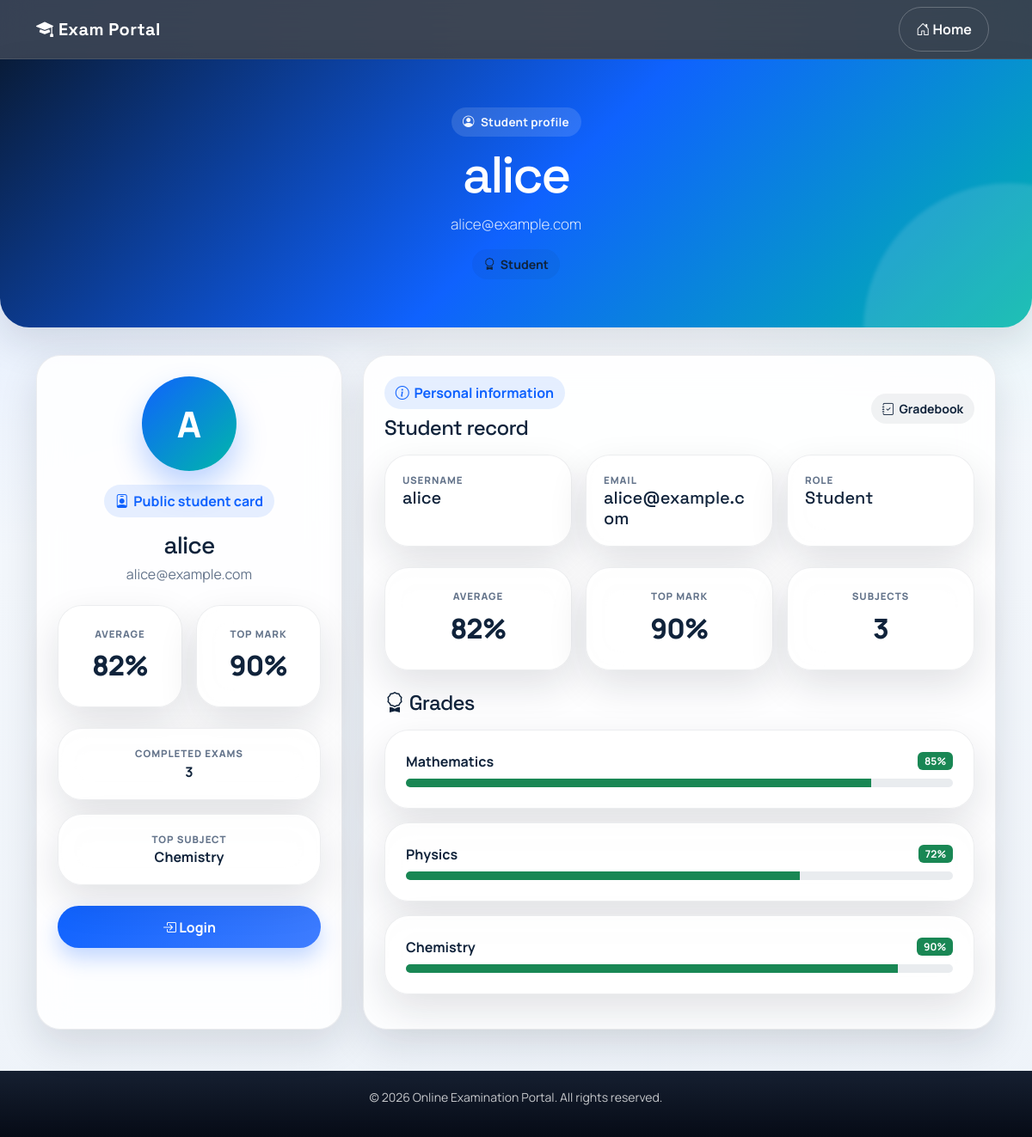
Page /student.php?id=2 on the committed database.
### tables this page shows
CREATE TABLE users (
    id INT AUTO_INCREMENT PRIMARY KEY,
    username VARCHAR(50) NOT NULL,
    password VARCHAR(50) NOT NULL,
    email VARCHAR(100),
    role ENUM('admin','student') DEFAULT 'student'
);

CREATE TABLE grades (
    id INT AUTO_INCREMENT PRIMARY KEY,
    student_id INT,
    subject VARCHAR(100),
    grade INT,
    FOREIGN KEY (student_id) REFERENCES users(id) ON DELETE CASCADE
);

### student.php (the view, shortened to what this page needs)
<?php
include 'db.php';
$id = $_GET['id'];
$query = "SELECT * FROM users WHERE id = $id";
$result = mysqli_query($conn, $query);
$student = mysqli_fetch_assoc($result);
$grades = [];
if ($student) {
    $grades_query = "SELECT * FROM grades WHERE student_id = $id";
    $grades_result = mysqli_query($conn, $grades_query);
    while ($row = mysqli_fetch_assoc($grades_result)) {
        $grades[] = $row;
    }
}
?>
<!DOCTYPE html>
<html lang="en">
<head>
    <link href="https://cdn.jsdelivr.net/npm/bootstrap@5.3.0/dist/css/bootstrap.min.css" rel="stylesheet">
    <link rel="stylesheet" href="https://cdn.jsdelivr.net/npm/bootstrap-icons@1.10.0/font/bootstrap-icons.css">
    <link rel="stylesheet" href="site.css">
</head>
<body>
    <nav class="navbar navbar-expand-lg navbar-dark bg-primary">
        <div class="container">
            <a class="navbar-brand" href="index.php"><i class="bi bi-mortarboard-fill"></i> Exam Portal</a>
            <div class="ms-auto">
                <a href="index.php" class="btn btn-outline-light me-2"><i class="bi bi-house-door"></i> Home</a>
            </div>
        </div>
    </nav>
    <?php if ($student): ?>
        <div class="profile-header text-center">
            <div class="container">
                <?php
                    $gradeCount = count($grades);
                    $gradeTotal = 0;
                    $topSubject = 'N/A';
                    $topScore = -1;
                    foreach ($grades as $grade) {
                        $gradeTotal += (int)$grade['grade'];
                        if ((int)$grade['grade'] > $topScore) {
                            $topScore = (int)$grade['grade'];
                            $topSubject = $grade['subject'];
                        }
                    }
                    $averageGrade = $gradeCount > 0 ? round($gradeTotal / $gradeCount) : 0;
                ?>
                <span class="hero-kicker"><i class="bi bi-person-circle"></i> Student profile</span>
                <h1 class="hero-title mb-3"><?php echo htmlspecialchars($student['username']); ?></h1>
                <p class="lead mb-3"><?php echo htmlspecialchars($student['email']); ?></p>
                <span class="pill"><i class="bi bi-award"></i> <?php echo ucfirst($student['role']); ?></span>
            </div>
        </div>
        <div class="container">
            <div class="row g-4 align-items-stretch justify-content-center">
                <div class="col-lg-4">
                    <div class="profile-card h-100 text-center">
                        <?php $initial = strtoupper(substr($student['username'], 0, 1)); ?>
                        <div class="profile-avatar mx-auto mb-3"><?php echo $initial; ?></div>
                        <span class="badge-soft mb-3"><i class="bi bi-person-badge"></i> Public student card</span>
                        <h3 class="section-heading mb-1"><?php echo htmlspecialchars($student['username']); ?></h3>
                        <p class="section-subtitle mb-4 text-break"><?php echo htmlspecialchars($student['email']); ?></p>
                        <div class="row g-3 mb-4">
                            <div class="col-6">
                                <div class="summary-card text-center h-100">
                                    <div class="metric-label">Average</div>
                                    <div class="metric-value"><?php echo $averageGrade; ?>%</div>
                                </div>
                            </div>
                            <div class="col-6">
                                <div class="summary-card text-center h-100">
                                    <div class="metric-label">Top mark</div>
                                    <div class="metric-value"><?php echo $topScore >= 0 ? $topScore : 0; ?>%</div>
                                </div>
                            </div>
                        </div>
                        <div class="info-grid mb-4">
                            <div class="info-card"><div class="stat-label">Completed exams</div><strong><?php echo $gradeCount > 0 ? $gradeCount : 0; ?></strong></div>
                            <div class="info-card"><div class="stat-label">Top subject</div><strong><?php echo htmlspecialchars($topSubject); ?></strong></div>
                        </div>
                        <?php if (isset($_SESSION['user_id'])): ?>
                            <a href="<?php echo $_SESSION['role'] == 'admin' ? 'admin_dashboard.php' : 'student_dashboard.php'; ?>" class="btn btn-primary w-100"><i class="bi bi-speedometer2"></i> Back to Dashboard</a>
                        <?php else: ?>
                            <a href="login.php" class="btn btn-primary w-100"><i class="bi bi-box-arrow-in-right"></i> Login</a>
                        <?php endif; ?>
                    </div>
                </div>
                <div class="col-lg-8">
                    <div class="profile-card">
                        <div class="d-flex justify-content-between align-items-center flex-wrap gap-2 mb-3">
                            <div>
                                <span class="badge-soft"><i class="bi bi-info-circle"></i> Personal information</span>
                                <h4 class="section-heading mt-2 mb-0">Student record</h4>
                            </div>
                            <span class="pill"><i class="bi bi-journal-check"></i> Gradebook</span>
                        </div>
                        <div class="row g-3 mb-4">
                            <div class="col-md-4"><div class="info-card"><div class="stat-label">Username</div><h5 class="mb-0"><?php echo htmlspecialchars($student['username']); ?></h5></div></div>
                            <div class="col-md-4"><div class="info-card"><div class="stat-label">Email</div><h5 class="mb-0 text-break"><?php echo htmlspecialchars($student['email']); ?></h5></div></div>
                            <div class="col-md-4"><div class="info-card"><div class="stat-label">Role</div><h5 class="mb-0"><?php echo ucfirst($student['role']); ?></h5></div></div>
                        </div>
                        <div class="row g-3 mb-4">
                            <div class="col-md-4"><div class="summary-card text-center"><div class="metric-label">Average</div><div class="metric-value"><?php echo $averageGrade; ?>%</div></div></div>
                            <div class="col-md-4"><div class="summary-card text-center"><div class="metric-label">Top mark</div><div class="metric-value"><?php echo $topScore >= 0 ? $topScore : 0; ?>%</div></div></div>
                            <div class="col-md-4"><div class="summary-card text-center"><div class="metric-label">Subjects</div><div class="metric-value"><?php echo $gradeCount; ?></div></div></div>
                        </div>
                        <h4 class="section-heading"><i class="bi bi-award"></i> Grades</h4>
                        <?php if (count($grades) > 0): ?>
                            <div class="mt-3">
                                <?php foreach ($grades as $grade): ?>
                                    <div class="list-card mb-3">
                                        <div class="d-flex justify-content-between align-items-center mb-2">
                                            <span><strong><?php echo htmlspecialchars($grade['subject']); ?></strong></span>
                                            <span class="badge <?php echo ($grade['grade'] >= 70) ? 'bg-success' : 'bg-warning text-dark'; ?>"><?php echo $grade['grade']; ?>%</span>
                                        </div>
                                        <div class="progress" style="height: 10px; border-radius: 999px;">
                                            <div class="progress-bar <?php echo ($grade['grade'] >= 70) ? 'bg-success' : 'bg-warning'; ?>" style="width: <?php echo (int)$grade['grade']; ?>%"></div>
                                        </div>
                                    </div>
                                <?php endforeach; ?>
                            </div>
                        <?php else: ?>
                            <p class="text-muted">No grades recorded yet.</p>
                        <?php endif; ?>
                    </div>
                </div>
            </div>
        </div>
    <?php else: ?>
        <div class="container mt-5">
            <div class="alert alert-danger"><i class="bi bi-exclamation-triangle"></i> Student not found.</div>
        </div>
    <?php endif; ?>
    <div class="footer mt-5" style="background: #2d3748; color: #cbd5e0; padding: 20px 0; text-align: center;">
        <div class="container">
            <p class="small">&copy; 2026 Online Examination Portal. All rights reserved.</p>
        </div>
    </div>
</body>
</html>

### site.css (style rules this page uses)
:root { --bg: #f4f7fb; --surface: rgba(255, 255, 255, 0.88); --surface-strong: #ffffff; --text: #10233b; --muted: #64748b; --primary: #0f62fe; --primary-dark: #0b4fd6; --accent: #00b8a9; --border: rgba(16, 35, 59, 0.08); --shadow: 0 18px 45px rgba(15, 23, 42, 0.12); --radius-xl: 28px; --radius-lg: 22px; --radius-md: 16px; }
* { box-sizing: border-box; }
html { scroll-behavior: smooth; }
body { font-family: 'Manrope', sans-serif; color: var(--text); background: radial-gradient(circle at top left, rgba(15, 98, 254, 0.12), transparent 36%), radial-gradient(circle at top right, rgba(0, 184, 169, 0.12), transparent 30%), linear-gradient(180deg, #f8fbff 0%, #eef3f9 100%); min-height: 100vh; }
h1, h2, h3, h4, h5, .navbar-brand, .section-heading { font-family: 'Space Grotesk', sans-serif; }
a { color: var(--primary); }
.navbar { backdrop-filter: blur(16px); background: rgba(8, 18, 36, 0.78) !important; border-bottom: 1px solid rgba(255, 255, 255, 0.1); }
.navbar-brand { font-weight: 700; letter-spacing: 0.02em; }
.page-hero, .dashboard-header, .forum-header, .profile-header, .exam-header { position: relative; overflow: hidden; margin-bottom: 2rem; padding: 3.5rem 0; color: #fff; border-radius: 0 0 34px 34px; background: linear-gradient(135deg, #091c39 0%, #0f62fe 52%, #00b8a9 100%); box-shadow: var(--shadow); }
.page-hero::after, .dashboard-header::after, .forum-header::after, .profile-header::after, .exam-header::after { content: ''; position: absolute; inset: auto -12% -55% auto; width: 340px; height: 340px; border-radius: 50%; background: rgba(255, 255, 255, 0.12); filter: blur(2px); }
.hero-kicker, .section-kicker { display: inline-flex; align-items: center; gap: 0.45rem; padding: 0.45rem 0.85rem; border-radius: 999px; background: rgba(255, 255, 255, 0.13); color: rgba(255, 255, 255, 0.95); font-size: 0.84rem; font-weight: 700; letter-spacing: 0.02em; }
.hero-title { font-size: clamp(2.25rem, 5vw, 4.6rem); line-height: 0.95; letter-spacing: -0.04em; margin: 1rem 0; }
.hero-copy, .lead { color: rgba(255, 255, 255, 0.86); font-size: 1.06rem; }
.btn { border-radius: 999px; padding: 0.8rem 1.2rem; font-weight: 700; }
.btn-primary { background: linear-gradient(135deg, var(--primary) 0%, #3f7dff 100%); border: 0; box-shadow: 0 12px 25px rgba(15, 98, 254, 0.25); }
.btn-outline-light { border-color: rgba(255, 255, 255, 0.24); }
.glass-card, .search-card, .stat-card, .feature-card, .info-card, .content-card, .auth-card, .profile-card, .comment-card, .exam-card, .list-card, .dashboard-panel, .summary-card { background: var(--surface); border: 1px solid var(--border); border-radius: var(--radius-xl); box-shadow: var(--shadow); backdrop-filter: blur(18px); }
.search-card, .auth-card, .profile-card, .exam-card, .dashboard-panel, .summary-card, .content-card, .list-card { padding: 1.5rem; }
.search-card, .feature-card, .comment-card, .info-card, .stat-card, .summary-card, .content-card, .dashboard-panel, .list-card { transition: transform 180ms ease, box-shadow 180ms ease, border-color 180ms ease; }
.section-heading { color: var(--text); letter-spacing: -0.03em; margin-bottom: 0.5rem; }
.section-subtitle, .text-muted { color: var(--muted) !important; }
.feature-card, .info-card { padding: 1.25rem; height: 100%; }
.profile-avatar { width: 110px; height: 110px; border-radius: 50%; display: grid; place-items: center; font-size: 2.6rem; font-weight: 800; color: #fff; background: linear-gradient(135deg, #0f62fe 0%, #00b8a9 100%); box-shadow: 0 18px 35px rgba(15, 98, 254, 0.28); }
.metric-grid, .info-grid { display: grid; gap: 1rem; }
.info-grid { grid-template-columns: repeat(auto-fit, minmax(240px, 1fr)); }
.metric-value { font-size: 2rem; font-weight: 800; letter-spacing: -0.03em; margin: 0.25rem 0 0; }
.metric-label, .stat-label { color: var(--muted); text-transform: uppercase; letter-spacing: 0.08em; font-size: 0.72rem; font-weight: 800; }
.badge-soft { display: inline-flex; align-items: center; gap: 0.35rem; padding: 0.45rem 0.8rem; border-radius: 999px; background: rgba(15, 98, 254, 0.1); color: var(--primary); font-weight: 700; }
.pill { display: inline-flex; align-items: center; gap: 0.35rem; padding: 0.45rem 0.8rem; border-radius: 999px; background: rgba(16, 35, 59, 0.06); color: var(--text); font-size: 0.88rem; font-weight: 700; }
.footer { background: linear-gradient(180deg, rgba(8, 18, 36, 0.94) 0%, rgba(6, 11, 22, 1) 100%) !important; color: rgba(255, 255, 255, 0.76) !important; }

### rows in the picture
users: username "alice", email "alice@example.com", role "Student", username "A"
grades: grade "90", subject "Chemistry"
grades: subject "Mathematics", grade "85"
grades: subject "Physics", grade "72"

### other values in the picture
$averageGrade "82"
$gradeCount "3"
